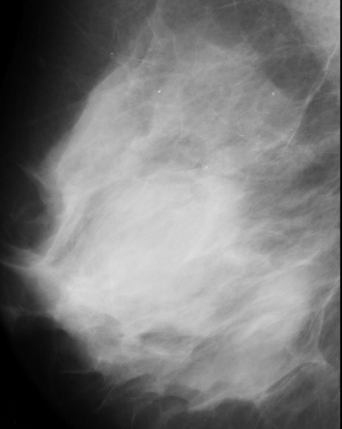
#> input picture Mamografias/mdb001.bmp, 342 x 429 px, shrunk from 423 x 531 before the run, found by its file name
$ jupyter execute 'Projeto!git_clone_https_github_com_DMariz_Processamento_de_Imagem_git0.ipynb'   (shell and % lines are left out)   (older library calls are emulated)
#> lines starting #> are read from the running program, lines starting #| are printed output that depends on the picture; after the words box and inside, x2 and y2 are one past the last pixel; in counts of white or black regions, pixels touching at a corner belong together
<a href="https://colab.research.google.com/github/DMariz/Processamento_de_Imagem/blob/master/Projeto!git_clone_https_github_com_DMariz_Processamento_de_Imagem_git0.ipynb" target="_parent"></a>

# Importação
POR FAVOR RODE AS COISAS EM SEQUÊNCIA

Não saia da se quencia correta

[cell 1]
import cv2
import numpy as np
import os

from matplotlib import pyplot as plt
from google.colab.patches import cv2_imshow  #usar o comando imshow diretamente no colab

####### LENDO IMAGENS

img1 = cv2.imread('Processamento_de_Imagem/Mamografias/mdb001.bmp')
#> img1 is the input picture: shape (429, 342, 3); min 0, max 221, mean 120.4
img2 = cv2.imread('Processamento_de_Imagem/Mamografias/mdb005.bmp')
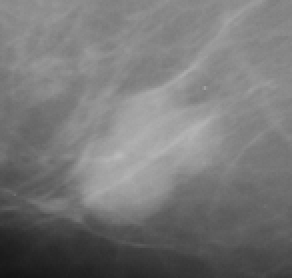
#> input picture Mamografias/mdb005.bmp, 146 x 139 px, shrunk from 181 x 172 before the run, found by its file name (shown 2 times larger)
#> img2 is the input picture: shape (139, 146, 3); min 20, max 185, mean 119.4
img3 = cv2.imread('Processamento_de_Imagem/Mamografias/mdb010.bmp')
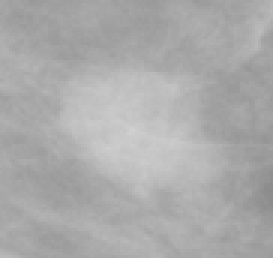
#> input picture Mamografias/mdb010.bmp, 91 x 86 px, shrunk from 112 x 107 before the run, found by its file name (shown 3 times larger)
#> img3 is the input picture: shape (86, 91, 3); min 139, max 208, mean 171
img4 = cv2.imread('Processamento_de_Imagem/Mamografias/mdb017.bmp')
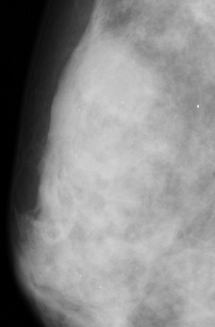
#> input picture Mamografias/mdb017.bmp, 215 x 327 px, shrunk from 266 x 404 before the run, found by its file name
#> img4 is the input picture: shape (327, 215, 3); min 0, max 233, mean 136.5
img5 = cv2.imread('Processamento_de_Imagem/Mamografias/mdb021.bmp')
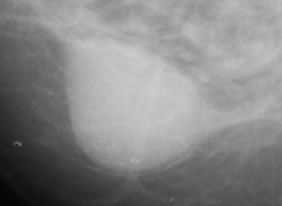
#> input picture Mamografias/mdb021.bmp, 141 x 103 px, shrunk from 174 x 128 before the run, found by its file name (shown 2 times larger)
#> img5 is the input picture: shape (103, 141, 3); min 6, max 205, mean 134.3

## Tentando montar ou Salvar arquivos

GIT NÃO PEGA DIREITO. VAMOS USAR O GOOGLE DRIVE MESMO
Diretório =  'drive/My Drive/Colab Notebooks'

[cell 2]
from google.colab import drive
drive.mount('/content/drive')

# **Sobre esse projeto**
Aplicando o conhecimento de processamento de imagens

Utilizando a monografia de Thays Ferreira da Silva(Análise de Descritores de Imagem e Classificadores APlicados para Detecção de Lesõoes em imagens de Mamografia Digital , 2017 Recife) como base de estudo para realizar operações aprendidas em aula.

# PRÉ - PROCESSAMENTO

O objetivo e utilizar o aprimoramento de imagem é para transformar a imagem mais adequada
a outros processamentos de imagens, como melhor visualização de características ou restaurar imagens que foram deterioradas. A finalidade da manipulação de contraste é melhorar a visualização de contraste geral da imagem, destacar as regiões de baixa intensidade, melhorando a leitura
da imagem.

## Equalização do Histograma (HE)

Na equalização do histograma (HE) os valores de intensidade da imagem são
redistribuídos para aperfeiçoar o contraste. HE remapeia os tons de cinza de uma imagem baseada na probabilidade de distribuição dos nos níveis de cinza dados

Esse método é uma operação global, e não
preserva a iluminação da imagem. HE é amplamente utilizado em processamento de
imagens médicas, imagens de radar e outros

[cell 3]
print(img1.shape)
#| (429, 342, 3)

#plt.figure(figsize=(7, 6), dpi= 80, facecolor='w', edgecolor='k')
#plt.axis("off")
#plt.imshow(cv2.cvtColor(img, cv2.COLOR_BGR2RGB)) #Conversão necessária para protar a imagem, devido ao opencv usa o
                                                 #formato RGB, enquanto o matplotlib usa RGB

imggray1 = cv2.cvtColor(img1, cv2.COLOR_BGR2GRAY)
imggray2 = cv2.cvtColor(img2, cv2.COLOR_BGR2GRAY)
imggray3 = cv2.cvtColor(img3, cv2.COLOR_BGR2GRAY)
imggray4 = cv2.cvtColor(img4, cv2.COLOR_BGR2GRAY)
imggray5 = cv2.cvtColor(img5, cv2.COLOR_BGR2GRAY)

equ1 = cv2.equalizeHist(imggray1)
equ2 = cv2.equalizeHist(imggray2)
equ3 = cv2.equalizeHist(imggray3)
equ4 = cv2.equalizeHist(imggray4)
equ5 = cv2.equalizeHist(imggray5)


fig, axes = plt.subplots(1, 5, figsize=(20, 20))
ax = axes.ravel()
#Original 1
ax[0].imshow(imggray1, cmap='gray')
ax[0].set_title('original 1')
ax[0].set_axis_off()

#Original 2
ax[1].imshow(imggray2, cmap='gray')
ax[1].set_title('original 2')
ax[1].set_axis_off()

#Original 3
ax[2].imshow(imggray3, cmap='gray')
ax[2].set_title('original 3')
ax[2].set_axis_off()

#Original 4
ax[3].imshow(imggray4, cmap='gray')
ax[3].set_title('original 4')
ax[3].set_axis_off()

#Original 5
ax[4].imshow(imggray5, cmap='gray')
ax[4].set_title('original 5')
ax[4].set_axis_off()

fig, axes = plt.subplots(1, 5, figsize=(20, 20))
ax = axes.ravel()
#Equalizada 1
ax[0].imshow(equ1, cmap='gray')
ax[0].set_title('Equalizada 1')
ax[0].set_axis_off()
#Equalizada 2
ax[1].imshow(equ2, cmap='gray')
ax[1].set_title('Equalizada 2')
ax[1].set_axis_off()
#Equalizada 3
ax[2].imshow(equ3, cmap='gray')
ax[2].set_title('Equalizada 3')
ax[2].set_axis_off()
#Equalizada 4
ax[3].imshow(equ4, cmap='gray')
ax[3].set_title('Equalizada 4')
ax[3].set_axis_off()
#Equalizada 5
ax[4].imshow(equ5, cmap='gray')
ax[4].set_title('Equalizada 5')
ax[4].set_axis_off()

## Sobel
É um dos filtros mais populares passa - alta

O filtro Sobel (ou operador sobel) auxilia na detecção de bordas e transição
de imagens. O operador sobel utiliza dois kernels, um para modificação horizontal e
outra para modificação vertical. Seus kernels não possuem foco no pixel atual, mas
nos pixels vizinhos.

Ele coloca mais em destaque as alterações de dinâmicas

[cell 4]
imggray = cv2.cvtColor(img1, cv2.COLOR_BGR2GRAY)

sobelx = cv2.Sobel(imggray,cv2.CV_64F,1,0,ksize=5)
sobely = cv2.Sobel(imggray,cv2.CV_64F,0,1,ksize=5)
sobelxy = cv2.cv2.bitwise_and(sobelx,sobely) #APLICANDO O AND

#kerne
fig, axes = plt.subplots(1, 3, figsize=(15, 5))
ax = axes.ravel()

ax[0].imshow(sobelx, cmap='gray')
ax[0].set_title('Sobel x')
ax[0].set_axis_off()

ax[1].imshow(sobely, cmap='gray')
ax[1].set_title('Sobel y')
ax[1].set_axis_off()

ax[2].imshow(sobelxy, cmap='gray')
ax[2].set_title('uniao Sobel x e Sobel y')
ax[2].set_axis_off()

## CLAHE

[cell 5]
# convert image to LAB color model
image_lab = cv2.cvtColor(img3, cv2.COLOR_BGR2LAB)
#> image_lab: shape (86, 91, 3); mean of channels 0, 1, 2 178.5, 128, 128

# split the image into L, A, and B channels
l_channel, a_channel, b_channel = cv2.split(image_lab)
#> a_channel: shape (86, 91); every value is 128

# apply CLAHE to lightness channel
clahe = cv2.createCLAHE(clipLimit= 2, tileGridSize=(16, 16))
cl = clahe.apply(l_channel)

# merge the CLAHE enhanced L channel with the original A and B channel
merged_channels = cv2.merge((cl, a_channel, b_channel))
#> merged_channels: shape (86, 91, 3); mean of channels 0, 1, 2 173.4, 128, 128


fig, axes = plt.subplots(1, 2, figsize=(10, 5))
ax = axes.ravel()

ax[0].imshow(img3, cmap='gray')
ax[0].set_title('Original')
ax[0].set_axis_off()


ax[1].imshow(cl, cmap='gray')
ax[1].set_title('CLAHE')
ax[1].set_axis_off()

## CLAHE + HE

Seguindo de acordo com a metodologia de Thays, ela concluiu que CLAHE+HE é a  melhor aperfeiçoamento da imagem para ajudar na detecção de pontos.

[cell 6]
clhe = cv2.equalizeHist(cl) #aplicando o HE no Clahe


fig, axes = plt.subplots(1, 2, figsize=(10, 5))
ax = axes.ravel()

ax[0].imshow(cl, cmap='gray')
ax[0].set_title('CLAHE')
ax[0].set_axis_off()

ax[1].imshow(clhe, cmap='gray')
ax[1].set_title('CLAHE + HE')
ax[1].set_axis_off()

# SEGMENTAÇÃO

## Meanshift

[cell 7]
clhe_cor =  cv2.cvtColor(clhe,cv2.COLOR_GRAY2BGR) # Colocando os 3 canais de cores para aplicar o meanshift


img = cv2.imread('Processamento_de_Imagem/Mamografias/mdb017.bmp') #Lendo uma imagem

meanshift = cv2.pyrMeanShiftFiltering(clhe_cor, sp=15, sr=20, maxLevel=1, termcrit=(cv2.TERM_CRITERIA_EPS+cv2.TERM_CRITERIA_MAX_ITER, 5, 1))
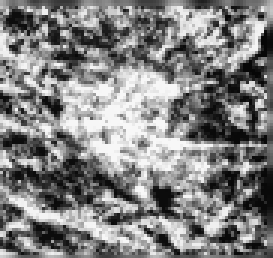
#> meanshift: shape (86, 91, 3) (shown 3 times larger); min 6, max 250, mean 129.8
fig, axes = plt.subplots(1, 2, figsize=(15, 8))
ax = axes.ravel()

ax[0].imshow(clhe, cmap='gray')
ax[0].set_title('clhe_eq')
ax[0].set_axis_off()

ax[1].imshow(cv2.cvtColor(meanshift, cv2.COLOR_BGR2RGB))#convertendo para RGB antes de plotar
ax[1].set_title('MeanShift')
ax[1].set_axis_off()

## k-MEANS CLUSTERING

[cell 8]
img2 = meanshift.copy() #cv2.imread('processamento_imagens/imagens/pudimcat.jpg')
Z = img2.reshape((-1,3))

# convert to np.float32
Z = np.float32(Z)

# define criteria, number of clusters(K) and apply kmeans()
criteria = (cv2.TERM_CRITERIA_EPS + cv2.TERM_CRITERIA_MAX_ITER, 10, 1.0)
K = 3
ret,label,center=cv2.kmeans(Z,K,None,criteria,10,cv2.KMEANS_RANDOM_CENTERS)
#> ret = 13476521.2; label = 7826 values, max 2 at index 10, min 0 at index 1, mean 0.97; center = [[124.4, 124.4, 124.4], [211.1, 211.1, 211.1], [44.09, 44.09, 44.09]]

# Now convert back into uint8, and make original image
center = np.uint8(center)
#> center = [[124, 124, 124], [211, 211, 211], [44, 44, 44]]
res = center[label.flatten()]
res2 = res.reshape((img2.shape))

fig, axes = plt.subplots(1, 2, figsize=(15, 8))
ax = axes.ravel()

ax[0].imshow(cv2.cvtColor(img2, cv2.COLOR_BGR2RGB))
ax[0].set_title('Original')
ax[0].set_axis_off()

ax[1].imshow(cv2.cvtColor(res2, cv2.COLOR_BGR2RGB))
ax[1].set_title('k-means clustering')
ax[1].set_axis_off()

## Watershed

[cell 9]
img3= res2.copy()
#img3 = meanshift.copy()
img3c = img3.copy()
gray = cv2.cvtColor(img3,cv2.COLOR_BGR2GRAY)
ret, thresh = cv2.threshold(gray,0,255,cv2.THRESH_BINARY_INV+cv2.THRESH_OTSU)
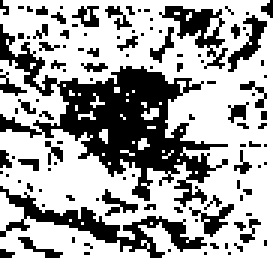
#> thresh: shape (86, 91) (shown 3 times larger); 65% white; 111 black regions (96 under 20 px), largest, box (x1, y1, x2, y2) and area: (0, 8, 76, 69) 1378, (0, 62, 69, 86) 386, (53, 2, 76, 23) 169
#> ret = 124

# remove ruídos
kernel = np.ones((3,3),np.uint8)
opening = cv2.morphologyEx(thresh,cv2.MORPH_OPEN,kernel, iterations = 0)

# Fundo da imagem
sure_bg = cv2.dilate(opening,kernel,iterations=3)
#> sure_bg: shape (86, 91); 99.6% white; black in thin lines or dots, all inside (x1, y1, x2, y2) = (35, 26, 53, 47)

# Objetos da imagem
dist_transform = cv2.distanceTransform(opening,cv2.DIST_L2,5)
ret, sure_fg = cv2.threshold(dist_transform,0.7*dist_transform.max(),255,0)
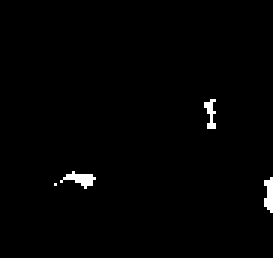
#> sure_fg: shape (86, 91) float32 (shown 3 times larger); 1.1% white; 4 white regions (1 under 20 px), largest, box (x1, y1, x2, y2) and area: (20, 57, 32, 63) 33, (88, 59, 91, 71) 27, (68, 33, 72, 43) 22
#> ret = 5.31

# Encontrando regiões desconhecidas
sure_fg = np.uint8(sure_fg)
unknown = cv2.subtract(sure_bg,sure_fg)

# Rotulando a imagem
ret, markers = cv2.connectedComponents(sure_fg)
#> markers: shape (86, 91) int32; 5 distinct labels, from 0 to 4
#> ret = 5

# Marca os objetos
markers = markers+1
#> markers: shape (86, 91) int32; 5 distinct labels, from 1 to 5

# Regiões desconhecidas serão 0
markers[unknown==255] = 0
#> markers: shape (86, 91) int32; 6 distinct labels, from 0 to 5

markers = cv2.watershed(img3,markers)
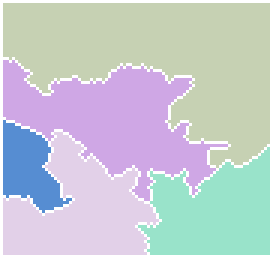
#> markers: shape (86, 91) int32 (shown 3 times larger); 6 distinct labels, from -1 to 5; one colour per label, 0 black, -1 white
img3[markers == -1] = [255,0,0]
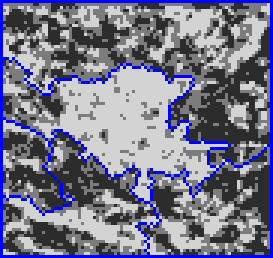
#> img3: shape (86, 91, 3) (shown 3 times larger); mean B, G, R 140.8, 118.9, 118.9

fig, axes = plt.subplots(1, 2, figsize=(12, 8))
ax = axes.ravel()

ax[0].imshow(opening, cmap='gray')
ax[0].set_title('Imagem Binária')
ax[0].set_axis_off()

ax[1].imshow(markers, cmap='gray')
ax[1].set_title('watershed')
ax[1].set_axis_off()

fig, axes = plt.subplots(1, 2, figsize=(12, 8))
ax = axes.ravel()

ax[0].imshow(cv2.cvtColor(img3c, cv2.COLOR_BGR2RGB))
ax[0].set_title('Original')
ax[0].set_axis_off()

ax[1].imshow(cv2.cvtColor(img3, cv2.COLOR_BGR2RGB))
ax[1].set_title('watershed')
ax[1].set_axis_off()
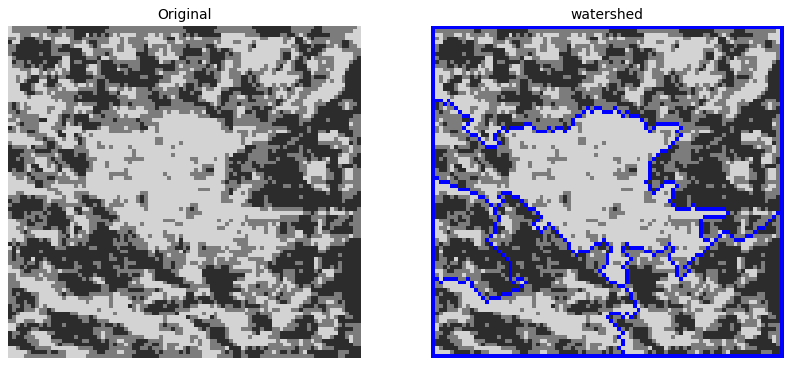
#> figure drawn by matplotlib, 2 panels

# DESCRITORES DE TEXTURA

## LBP

[cell 10]
def get_pixel(img, center, x, y):
    new_value = 0
    try:
        if img[x][y] >= center:
            new_value = 1
    except:
        pass
    return new_value

def lbp_calculated_pixel(img, x, y):
    '''
     64 | 128 |   1
    ----------------
     32 |   0 |   2
    ----------------
     16 |   8 |   4
    '''
    center = img[x][y]
    val_ar = []
    val_ar.append(get_pixel(img, center, x-1, y+1))     # top_right
    val_ar.append(get_pixel(img, center, x, y+1))       # right
    val_ar.append(get_pixel(img, center, x+1, y+1))     # bottom_right
    val_ar.append(get_pixel(img, center, x+1, y))       # bottom
    val_ar.append(get_pixel(img, center, x+1, y-1))     # bottom_left
    val_ar.append(get_pixel(img, center, x, y-1))       # left
    val_ar.append(get_pixel(img, center, x-1, y-1))     # top_left
    val_ar.append(get_pixel(img, center, x-1, y))       # top

    power_val = [1, 2, 4, 8, 16, 32, 64, 128] # VALORAÇÃO
    val = 0
    for i in range(len(val_ar)):
        val += val_ar[i] * power_val[i]
    return val     # quanto esse pixel "vale" e onde via entrar no histograma

############################################################

height, width, channel = img1.shape
#> height = 429; width = 342; channel = 3
img_gray = cv2.cvtColor(img1, cv2.COLOR_BGR2GRAY)
img_lbp = np.zeros((height, width,3), np.uint8)

for i in range(0, height):
  for j in range(0, width):
    img_lbp[i, j] = lbp_calculated_pixel(img_gray, i, j) ## CALCULA O LBP

  hist_lbp = cv2.calcHist([img_lbp], [0], None, [256], [0, 256])  ## HISTOGRAMA

fig, axes = plt.subplots(1, 2, figsize=(12, 8))
ax = axes.ravel()

ax[0].imshow(img1, cmap='gray')
ax[0].set_title('Original')
ax[0].set_axis_off()

ax[1].imshow(img_lbp, cmap='gray')
ax[1].set_title('LBP')
ax[1].set_axis_off()

'''plt.hist(img_lbp.ravel(),256,[0,256]);
plt.show()'''
